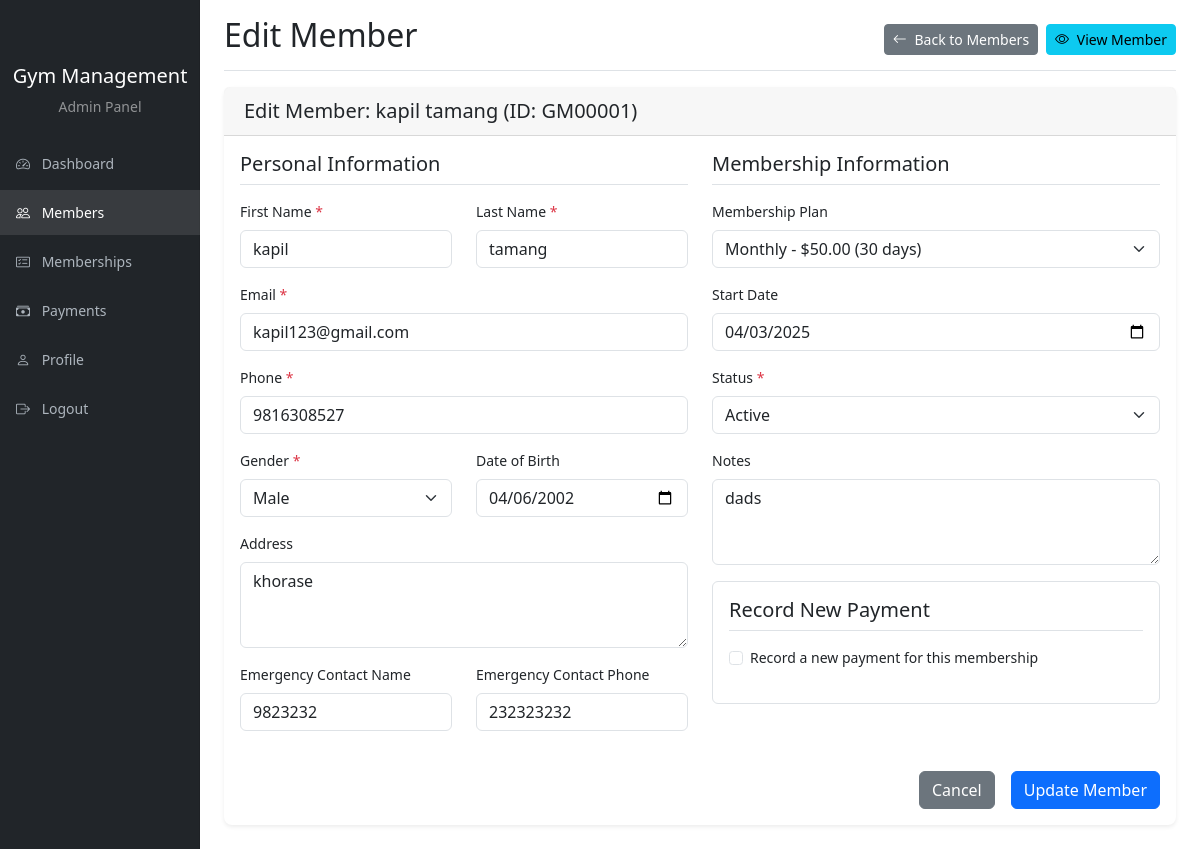
The page /edit-member.php?id=1 (signed in) on the database its author committed.
### tables this page shows
CREATE TABLE `gym_members` (
  `id` int(11) NOT NULL,
  `member_id` varchar(20) NOT NULL COMMENT 'Custom member ID for display',
  `first_name` varchar(50) NOT NULL,
  `last_name` varchar(50) NOT NULL,
  `email` varchar(100) NOT NULL,
  `phone` varchar(20) NOT NULL,
  `gender` enum('male','female','other') NOT NULL,
  `date_of_birth` date DEFAULT NULL,
  `address` text DEFAULT NULL,
  `emergency_contact_name` varchar(100) DEFAULT NULL,
  `emergency_contact_phone` varchar(20) DEFAULT NULL,
  `membership_id` int(11) DEFAULT NULL,
  `membership_start_date` date DEFAULT NULL,
  `membership_end_date` date DEFAULT NULL,
  `status` enum('active','inactive','pending') DEFAULT 'active',
  `notes` text DEFAULT NULL,
  `profile_image` varchar(255) DEFAULT NULL,
  `created_at` timestamp NOT NULL DEFAULT current_timestamp(),
  `updated_at` timestamp NOT NULL DEFAULT current_timestamp() ON UPDATE current_timestamp()
);

CREATE TABLE `membership_plans` (
  `id` int(11) NOT NULL,
  `name` varchar(100) NOT NULL,
  `duration` int(11) NOT NULL COMMENT 'Duration in days',
  `price` decimal(10,2) NOT NULL,
  `description` text DEFAULT NULL,
  `status` enum('active','inactive') DEFAULT 'active',
  `created_at` timestamp NOT NULL DEFAULT current_timestamp(),
  `updated_at` timestamp NOT NULL DEFAULT current_timestamp() ON UPDATE current_timestamp()
);

### edit-member.php (the view, shortened to what this page needs)
<?php
require_once '../includes/db.php';
$member = null;
$member_id = (int)$_GET['id'];
$tables_exist = true;
$membership_plans = [];
if ($tables_exist) {
    $result = $conn->query("SELECT id, name, duration, price FROM membership_plans ORDER BY duration ASC");
    if ($result) {
        $membership_plans = $result;
    }
}
try {
    $stmt = $conn->prepare("SELECT * FROM gym_members WHERE id = ?");
    $stmt->bind_param("i", $member_id);
    $stmt->execute();
    $result = $stmt->get_result();
    $member = $result->fetch_assoc();
} catch (Exception $e) {
    $error = "Error: " . $e->getMessage();
}
?>
<!DOCTYPE html>
<html lang="en">
<head>
    <link href="https://cdn.jsdelivr.net/npm/bootstrap@5.3.0/dist/css/bootstrap.min.css" rel="stylesheet">
    <link rel="stylesheet" href="https://cdn.jsdelivr.net/npm/bootstrap-icons@1.10.0/font/bootstrap-icons.css">
    <link rel="stylesheet" href="../assets/css/admin.css">
</head>
<body>
    <div class="container-fluid">
        <div class="row">
            <nav id="sidebar" class="col-md-3 col-lg-2 d-md-block bg-dark sidebar collapse">
                <div class="position-sticky pt-3">
                    <div class="text-center mb-4">
                        <h5 class="text-white">Gym Management</h5>
                        <p class="text-white-50">Admin Panel</p>
                    </div>
                    <ul class="nav flex-column">
                        <li class="nav-item">
                            <a class="nav-link" href="dashboard.php">
                                <i class="bi bi-speedometer2 me-2"></i>
                                Dashboard
                            </a>
                        </li>
                        <li class="nav-item">
                            <a class="nav-link active" href="members.php">
                                <i class="bi bi-people me-2"></i>
                                Members
                            </a>
                        </li>
                        <li class="nav-item">
                            <a class="nav-link" href="memberships.php">
                                <i class="bi bi-card-checklist me-2"></i>
                                Memberships
                            </a>
                        </li>
                        <li class="nav-item">
                            <a class="nav-link" href="payments.php">
                                <i class="bi bi-cash-stack me-2"></i>
                                Payments
                            </a>
                        </li>
                        <li class="nav-item">
                            <a class="nav-link" href="profile.php">
                                <i class="bi bi-person me-2"></i>
                                Profile
                            </a>
                        </li>
                        <li class="nav-item">
                            <a class="nav-link" href="../logout.php">
                                <i class="bi bi-box-arrow-right me-2"></i>
                                Logout
                            </a>
                        </li>
                    </ul>
                </div>
            </nav>
            <main class="col-md-9 ms-sm-auto col-lg-10 px-md-4">
                <div class="d-flex justify-content-between flex-wrap flex-md-nowrap align-items-center pt-3 pb-2 mb-3 border-bottom">
                    <h1 class="h2">Edit Member</h1>
                    <div class="btn-toolbar mb-2 mb-md-0">
                        <a href="members.php" class="btn btn-sm btn-secondary me-2">
                            <i class="bi bi-arrow-left me-1"></i> Back to Members
                        </a>
                        <a href="view-member.php?id=<?php echo $member_id; ?>" class="btn btn-sm btn-info">
                            <i class="bi bi-eye me-1"></i> View Member
                        </a>
                    </div>
                </div>
                <?php if ($tables_exist && $member): ?>
                    <div class="card">
                        <div class="card-header">
                            <h5 class="card-title mb-0">Edit Member: <?php echo htmlspecialchars($member['first_name'] . ' ' . $member['last_name']); ?> (ID: <?php echo htmlspecialchars($member['member_id']); ?>)</h5>
                        </div>
                        <div class="card-body">
                            <form method="POST" action="">
                                <div class="row">
                                    <div class="col-md-6">
                                        <h5 class="border-bottom pb-2 mb-3">Personal Information</h5>
                                        <div class="row mb-3">
                                            <div class="col-md-6">
                                                <label for="first_name" class="form-label">First Name <span class="text-danger">*</span></label>
                                                <input type="text" class="form-control" id="first_name" name="first_name" value="<?php echo htmlspecialchars($member['first_name']); ?>" required>
                                            </div>
                                            <div class="col-md-6">
                                                <label for="last_name" class="form-label">Last Name <span class="text-danger">*</span></label>
                                                <input type="text" class="form-control" id="last_name" name="last_name" value="<?php echo htmlspecialchars($member['last_name']); ?>" required>
                                            </div>
                                        </div>
                                        <div class="mb-3">
                                            <label for="email" class="form-label">Email <span class="text-danger">*</span></label>
                                            <input type="email" class="form-control" id="email" name="email" value="<?php echo htmlspecialchars($member['email']); ?>" required>
                                        </div>
                                        <div class="mb-3">
                                            <label for="phone" class="form-label">Phone <span class="text-danger">*</span></label>
                                            <input type="text" class="form-control" id="phone" name="phone" value="<?php echo htmlspecialchars($member['phone']); ?>" required>
                                        </div>
                                        <div class="row mb-3">
                                            <div class="col-md-6">
                                                <label for="gender" class="form-label">Gender <span class="text-danger">*</span></label>
                                                <select class="form-select" id="gender" name="gender" required>
                                                    <option value="male" <?php echo $member['gender'] === 'male' ? 'selected' : ''; ?>>Male</option>
                                                </select>
                                            </div>
                                            <div class="col-md-6">
                                                <label for="date_of_birth" class="form-label">Date of Birth</label>
                                                <input type="date" class="form-control" id="date_of_birth" name="date_of_birth" value="<?php echo $member['date_of_birth']; ?>">
                                            </div>
                                        </div>
                                        <div class="mb-3">
                                            <label for="address" class="form-label">Address</label>
                                            <textarea class="form-control" id="address" name="address" rows="3"><?php echo htmlspecialchars($member['address']); ?></textarea>
                                        </div>
                                        <div class="row mb-3">
                                            <div class="col-md-6">
                                                <label for="emergency_contact_name" class="form-label">Emergency Contact Name</label>
                                                <input type="text" class="form-control" id="emergency_contact_name" name="emergency_contact_name" value="<?php echo htmlspecialchars($member['emergency_contact_name']); ?>">
                                            </div>
                                            <div class="col-md-6">
                                                <label for="emergency_contact_phone" class="form-label">Emergency Contact Phone</label>
                                                <input type="text" class="form-control" id="emergency_contact_phone" name="emergency_contact_phone" value="<?php echo htmlspecialchars($member['emergency_contact_phone']); ?>">
                                            </div>
                                        </div>
                                    </div>
                                    <div class="col-md-6">
                                        <h5 class="border-bottom pb-2 mb-3">Membership Information</h5>
                                        <div class="mb-3">
                                            <label for="membership_id" class="form-label">Membership Plan</label>
                                            <select class="form-select" id="membership_id" name="membership_id">
                                                <?php if (is_object($membership_plans) && $membership_plans->num_rows > 0): ?>
                                                    <?php while ($plan = $membership_plans->fetch_assoc()): ?>
                                                        <option value="<?php echo $plan['id']; ?>"
                                                                data-price="<?php echo $plan['price']; ?>"
                                                                data-name="<?php echo htmlspecialchars($plan['name']); ?>"
                                                                <?php echo ($member['membership_id'] == $plan['id']) ? 'selected' : ''; ?>>
                                                            <?php echo htmlspecialchars($plan['name']); ?> - $<?php echo number_format($plan['price'], 2); ?> (<?php echo $plan['duration']; ?> days)
                                                        </option>
                                                    <?php endwhile; ?>
                                                <?php endif; ?>
                                            </select>
                                        </div>
                                        <div class="mb-3">
                                            <label for="membership_start_date" class="form-label">Start Date</label>
                                            <input type="date" class="form-control" id="membership_start_date" name="membership_start_date" value="<?php echo $member['membership_start_date']; ?>">
                                        </div>
                                        <div class="mb-3">
                                            <label for="status" class="form-label">Status <span class="text-danger">*</span></label>
                                            <select class="form-select" id="status" name="status" required>
                                                <option value="active" <?php echo $member['status'] === 'active' ? 'selected' : ''; ?>>Active</option>
                                            </select>
                                        </div>
                                        <div class="mb-3">
                                            <label for="notes" class="form-label">Notes</label>
                                            <textarea class="form-control" id="notes" name="notes" rows="3"><?php echo htmlspecialchars($member['notes']); ?></textarea>
                                        </div>
                                        <div id="payment_section" class="border p-3 rounded mb-3" style="display: none;">
                                            <h5 class="border-bottom pb-2 mb-3">Record New Payment</h5>
                                            <div class="form-check mb-3">
                                                <input class="form-check-input" type="checkbox" id="record_payment" name="record_payment" value="1">
                                                <label class="form-check-label" for="record_payment">
                                                    Record a new payment for this membership
                                                </label>
                                            </div>
                                        </div>
                                    </div>
                                </div>
                                <div class="d-grid gap-2 d-md-flex justify-content-md-end mt-4">
                                    <a href="members.php" class="btn btn-secondary me-md-2">Cancel</a>
                                    <button type="submit" class="btn btn-primary">Update Member</button>
                                </div>
                            </form>
                        </div>
                    </div>
                <?php endif; ?>
            </main>
        </div>
    </div>
</body>
</html>

### assets/css/admin.css (style rules this page uses)
body { font-size: .875rem; }
.sidebar { position: fixed; top: 0; bottom: 0; left: 0; z-index: 100; padding: 48px 0 0; box-shadow: inset -1px 0 0 rgba(0, 0, 0, 0.1); }
.sidebar .nav-link { font-weight: 500; color: #adb5bd; padding: .75rem 1rem; margin-bottom: .25rem; }
.sidebar .nav-link.active { color: #fff; background-color: rgba(255, 255, 255, 0.1); }
.sidebar .nav-link .bi { margin-right: .5rem; }
.card { margin-bottom: 1.5rem; box-shadow: 0 0.125rem 0.25rem rgba(0, 0, 0, 0.075); border: none; border-radius: 0.5rem; }
.card-header { background-color: rgba(0, 0, 0, 0.03); border-bottom: 1px solid rgba(0, 0, 0, 0.125); padding: 0.75rem 1.25rem; }

### rows shown on the page
gym_members: first_name+last_name "kapil tamang", member "GM00001", first_name "kapil", last_name "tamang", email "kapil123@gmail.com", phone "9816308527", gender "Male", date_of_birth "04/06/2002", address "khorase", emergency_contact_name "9823232", emergency_contact_phone "232323232", membership_id "Monthly - $50.00 (30 days)", membership_start_date "04/03/2025", status "Active", notes "dads"
